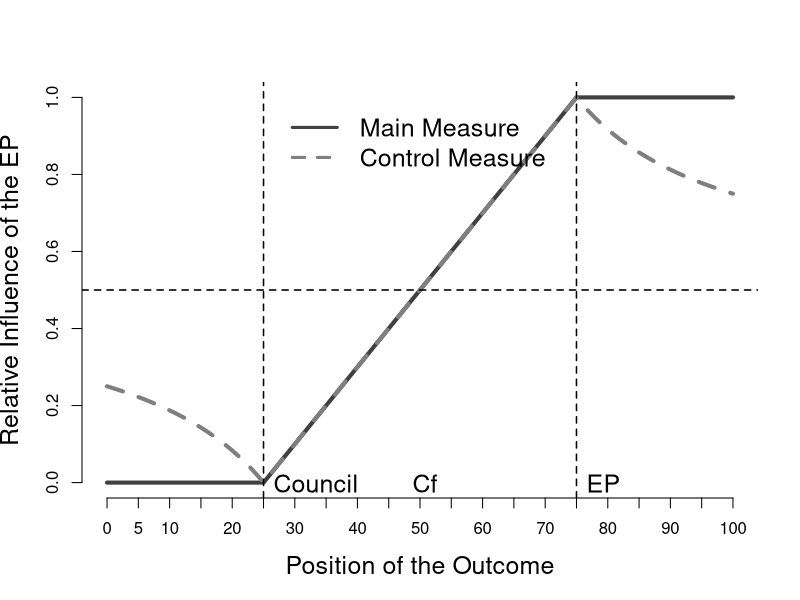

Source code (R):
# influence function
real.inf <- function(pcou, pep, out, cf){
  
  ## max gains and losses to the EP
  # max gain
  max.gain <- abs(pep - cf)
  # max loss
  dist.to.pole <- ifelse(abs(pep-100) > abs(pep-0), yes = abs(pep-100), no = abs(pep-0) )
  max.loss <- dist.to.pole - max.gain
  
  # actual
  actual <- abs(pep - cf) - abs(pep - out)
  # well behaved outcome, i.e. out at either actor or between them
  normal <- pep <= out & out <= pcou | pcou <= out & out <= pep
  # EP closer to the outcome than Council
  ep.closer <- abs(pep - out) < abs(pcou - out)
  max.loss <- ifelse(normal==FALSE & ep.closer == TRUE, yes = max.loss, no = abs(pcou-cf))

  # percentage loss/gain to total possible
  p.of.total <- ifelse(actual > 0, yes = actual / max.gain,
                       no = actual / max.loss)
  # this adjusts for the case when outcome is outside the EP-Cou interval, 
  # and the EP is further from the outcome
  #p.of.total <- ifelse(normal==FALSE & ep.closer == FALSE,  yes = max.loss / actual, no = p.of.total)
  p.of.total[which(is.na(p.of.total))] <- 0
  
  # change from the counterfactual rescaled to what is left
  p.change <- p.of.total * .5
  
  # EP's relative influence
  ep.inf <- ifelse(normal==TRUE, 
                   yes = 0.5 + p.change, 
                   no = ifelse(ep.closer == TRUE, yes = 0.5 + p.change, no = (0.5 + p.change) * -1))
  
  # normal adjustment
  ep.inf <- ifelse(normal==FALSE & ep.closer==FALSE, yes = 0, no = ep.inf)
  ep.inf <- ifelse(normal==FALSE & ep.closer==TRUE, yes = 1, no = ep.inf)
  
  
  # control adjustment for strange outcomes
  ep.inf <- ifelse(normal==FALSE, yes = ifelse(abs(pcou - out) + abs(pep - out) != 0,
                                               yes = abs(pcou - out) / (abs(pcou - out) + abs(pep - out)),
                                               no = 0.5),no = ep.inf)
  
  # normal adjustment for strange outcomes
  ep.inf <- ifelse(normal==FALSE & ep.closer==FALSE, yes = 0, no = ep.inf)
  ep.inf <- ifelse(normal==FALSE & ep.closer==TRUE, yes = 1, no = ep.inf)
                     
  return(ep.inf)
}

# control influence function
cont.inf <- function(pcou, pep, out){
  ep.inf <- ifelse( abs(pcou - out) + abs(pep - out) != 0,
                    yes = abs(pcou - out) / (abs(pcou - out) + abs(pep - out)),
                    no = 0.5)
  return(ep.inf)
}

#~~~~~~~~~~~~~~~~~~~~~~~~~~~~~~~~~~~~~~~~~~~~~~~~~~~~~~~
out <- seq(0,100,1)
cou <- rep(25, length(out))
ep <- rep(75, length(out))

# influence according to my measure
inf1 <- real.inf(pcou = cou,
                 pep = ep,
                 out = out,
                 cf = ((ep+cou)/2))

# influence according to the control measure
inf2 <- cont.inf(pcou = cou,
                 pep = ep,
                 out = out)

# comparative statics
# figure
setwd(subdirs$graphs)
pdf("appendix_figure2.pdf",  width = 10, height = 7)
plot(1,
     type = "n",
     xlim = c(0, 100),
     ylim = c(0, 1),
     axes = FALSE,
     xlab = "Position of the Outcome",
     ylab = "Relative Influence of the EP",
     cex.lab = 1.5)
lines(x = out, y = inf1, col = "gray25", lwd = 4)
lines(x = out, y = inf2, col = "gray50", lwd = 4, lty = "dashed")

# borders of well behaved scenarios
abline(v = ep[1], lty = "dashed", lwd = 1.5)
abline(v = cou[1], lty = "dashed", lwd = 1.5)

# split influence line
abline(h = .5, lty = "dashed", lwd = 1.5)

# axis
axis (side = 1, at = seq(0, 100, 5), cex = 1.5)
axis (side = 2, at = seq(0, 1, 0.2), cex = 1.5)

# position markers of the actors
text(x = ep[1], y = -0.01, "EP", pos = 4, cex = 1.5)
text(x = cou[1], y = -0.01, "Council", pos = 4, cex = 1.5)
text(x = 47.2, y = -.01, "Cf", pos = 4, cex = 1.5)

# legend
legend(x = 26, y = 1, legend = c("Main Measure", "Control Measure"), lty = c("solid", "dashed"),
       col = c("gray25", "gray50"), cex = 1.5, bty = "n",
       lwd = 3)

dev.off()

rm(cou, ep, inf1, inf2, out, cont.inf, real.inf)
